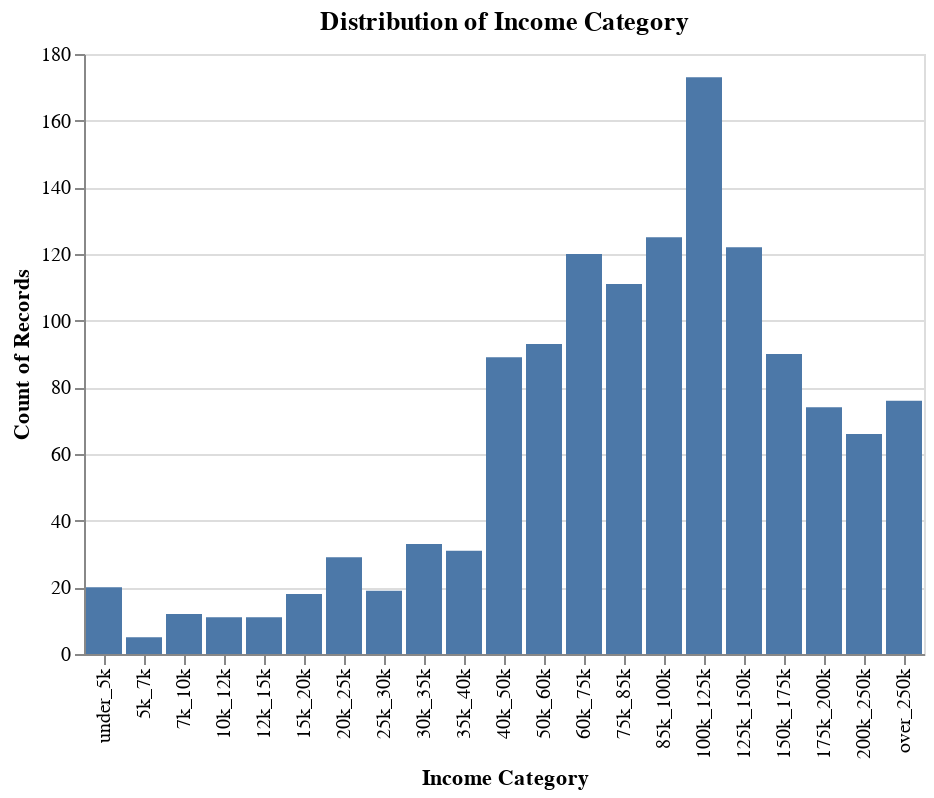

Source (notebook cell):
### Code cell
income_order = [
    'under_5k',
    '5k_7k',
    '7k_10k',
    '10k_12k',
    '12k_15k',
    '15k_20k',
    '20k_25k',
    '25k_30k',
    '30k_35k',
    '35k_40k',
    '40k_50k',
    '50k_60k',
    '60k_75k',
    '75k_85k',
    '85k_100k',
    '100k_125k',
    '125k_150k',
    '150k_175k',
    '175k_200k',
    '200k_250k',
    'over_250k'
]

alt.Chart(hcmst).mark_bar().encode(
    x=alt.X(
        'subject_income_category',
        sort=income_order,
        title='Income Category'
    ),
    y='count()'
).properties(
    title='Distribution of Income Category'
)

### Figure 1 — Vega-Lite specification as saved in the notebook (floating-point values rounded to 4 significant figures; data arrays with more than 128 entries replaced by an {"elided": "..."} marker saying what was removed)
{"config": {"view": {"continuousWidth": 300, "continuousHeight": 300}}, "data": {"name": "data-6c62ff0f4ef18e54d35438cd39a85b75"}, "mark": {"type": "bar"}, "encoding": {"x": {"field": "subject_income_category", "sort": ["under_5k", "5k_7k", "7k_10k", "10k_12k", "12k_15k", "15k_20k", "20k_25k", "25k_30k", "30k_35k", "35k_40k", "40k_50k", "50k_60k", "60k_75k", "75k_85k", "85k_100k", "100k_125k", "125k_150k", "150k_175k", "175k_200k", "200k_250k", "over_250k"], "title": "Income Category", "type": "nominal"}, "y": {"aggregate": "count", "type": "quantitative"}}, "title": "Distribution of Income Category", "$schema": "https://vega.github.io/schema/vega-lite/v6.1.0.json", "datasets": {"data-6c62ff0f4ef18e54d35438cd39a85b75": {"elided": "1328 records"}}}
